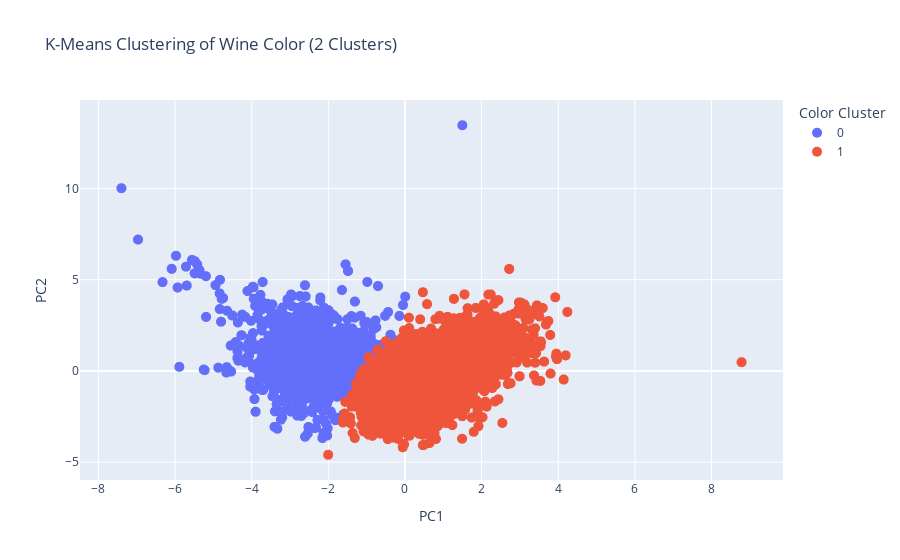

Notebook source saved alongside this figure:
### Markdown cell above
## K-Means Clustering wth PCA

### Code cell
import pandas as pd
from sklearn.preprocessing import StandardScaler
from sklearn.decomposition import PCA
from sklearn.cluster import KMeans
import plotly.express as px

wine_df_clean = wine_df.dropna()
wine_df_clean = wine_df_clean.drop(columns=['quality'])
scaler = StandardScaler()
scaled_wine = scaler.fit_transform(wine_df_clean[wine_df_clean.columns[:-1]])
pca = PCA(n_components=2)
pca_results = pca.fit_transform(scaled_wine)


n_clusters = 2 #since we need to seperate between red and white
kmeans = KMeans(n_clusters=n_clusters, random_state=42)
wine_df_clean['Color Cluster'] = kmeans.fit_predict(scaled_wine)
fig = px.scatter(x=pca_results[:, 0], y=pca_results[:, 1], 
                 color=wine_df_clean['Color Cluster'].astype(str),
                 title=f'K-Means Clustering of Wine Color ({n_clusters} Clusters)',
                 labels={'x': 'PC1', 'y': 'PC2', 'color': 'Color Cluster'})
fig.update_traces(marker=dict(size=10))
fig.show()

### Figure 1 — Plotly figure (JSON) as saved in the notebook; plotly's stock layout.template omitted (floating-point values rounded to 4 significant figures; data arrays with more than 128 entries replaced by an {"elided": "..."} marker saying what was removed)
{"data": [{"hovertemplate": "Color Cluster=0<br>PC1=%{x}<br>PC2=%{y}<extra></extra>", "legendgroup": "0", "marker": {"color": "#636efa", "size": 10, "symbol": "circle"}, "mode": "markers", "name": "0", "showlegend": true, "type": "scattergl", "x": {"elided": "1643 float values"}, "xaxis": "x", "y": {"elided": "1643 float values"}, "yaxis": "y"}, {"hovertemplate": "Color Cluster=1<br>PC1=%{x}<br>PC2=%{y}<extra></extra>", "legendgroup": "1", "marker": {"color": "#EF553B", "size": 10, "symbol": "circle"}, "mode": "markers", "name": "1", "showlegend": true, "type": "scattergl", "x": {"elided": "4854 float values"}, "xaxis": "x", "y": {"elided": "4854 float values"}, "yaxis": "y"}], "layout": {"autosize": true, "legend": {"title": {"text": "Color Cluster"}, "tracegroupgap": 0}, "title": {"text": "K-Means Clustering of Wine Color (2 Clusters)"}, "xaxis": {"anchor": "y", "autorange": true, "domain": [0, 1], "range": [-8.44, 9.826], "title": {"text": "PC1"}, "type": "linear"}, "yaxis": {"anchor": "x", "autorange": true, "domain": [0, 1], "range": [-6.443, 15.31], "title": {"text": "PC2"}, "type": "linear"}}}
